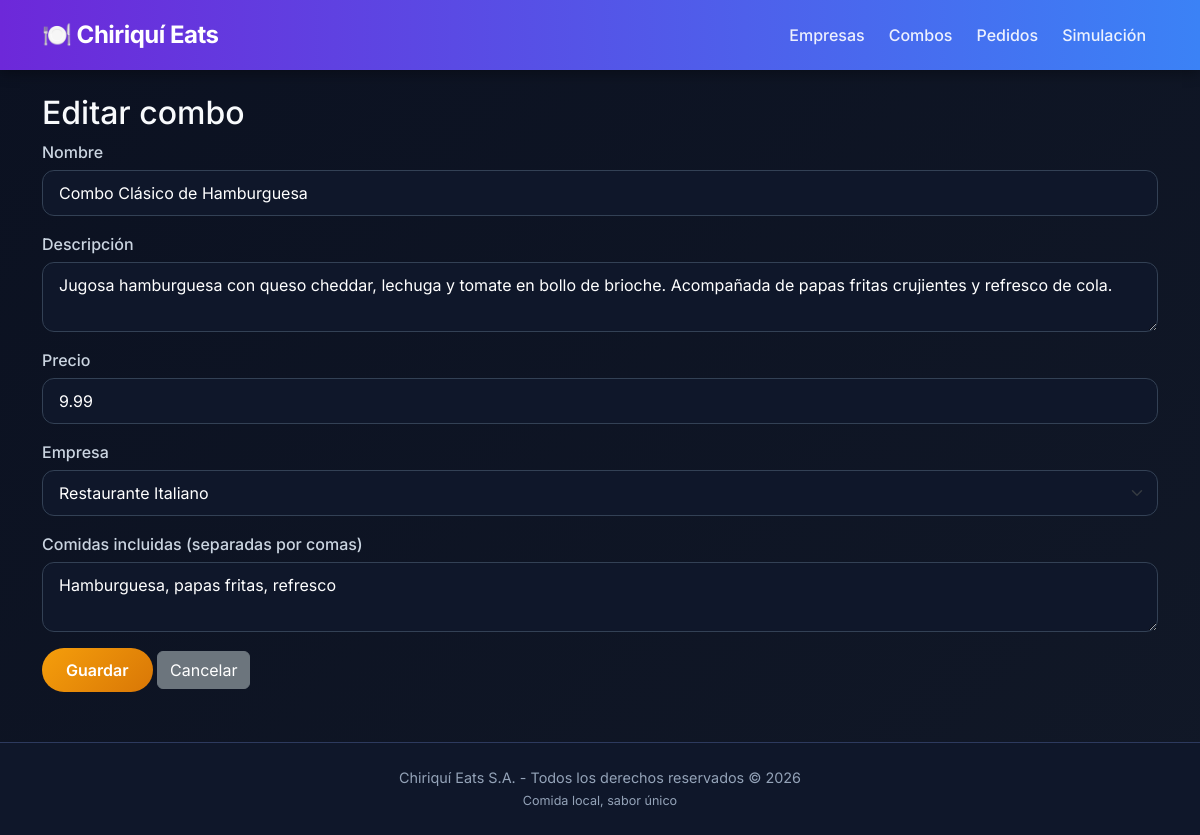
The app's page /combo/edit/1 with its own data.
### models.py (models this page shows, shortened)
class Combo(db.Model):
    __tablename__ = 'combos'
    id = db.Column(db.Integer, primary_key=True)
    name = db.Column(db.String(100), nullable=False)
    description = db.Column(db.String(255))
    items = db.Column(db.String(500))   # nuevo: lista de comidas separadas por coma
    price = db.Column(db.Float, nullable=False)
    company_id = db.Column(db.Integer, db.ForeignKey('companies.id'), nullable=False)

class Company(db.Model):
    __tablename__ = 'companies'
    id = db.Column(db.Integer, primary_key=True)
    name = db.Column(db.String(100), nullable=False)
    email = db.Column(db.String(100), nullable=False)
    phone = db.Column(db.String(20))
    address = db.Column(db.String(200))
    combos = db.relationship('Combo', backref='company', lazy=True, cascade='all, delete-orphan')

### app.py (the view, shortened to what this page needs)
@app.route('/combo/edit/<int:id>', methods=['GET', 'POST'])
def edit_combo(id):
    combo = Combo.query.get_or_404(id)
    companies = Company.query.all()
    return render_template('combo_form.html', combo=combo, companies=companies)

### templates/combo_form.html
{% extends "base.html" %}
{% block content %}
<h2>{{ 'Editar' if combo else 'Nuevo' }} combo</h2>
<form method="POST">
    <div class="mb-3"><label>Nombre</label><input type="text" name="name" class="form-control" value="{{ combo.name if combo else '' }}" required></div>
    <div class="mb-3"><label>Descripción</label><textarea name="description" class="form-control">{{ combo.description if combo else '' }}</textarea></div>
    <div class="mb-3"><label>Precio</label><input type="number" step="0.01" name="price" class="form-control" value="{{ combo.price if combo else '' }}" required></div>
    <div class="mb-3"><label>Empresa</label>
        <select name="company_id" class="form-select" required>
            {% for comp in companies %}
                <option value="{{ comp.id }}" {% if combo and combo.company_id == comp.id %}selected{% endif %}>{{ comp.name }}</option>
            {% endfor %}
        </select>
    </div>
    <div class="mb-3">
    <label>Comidas incluidas (separadas por comas)</label>
    <textarea name="items" class="form-control" rows="2" placeholder="Ej: Hamburguesa, Papas fritas, Refresco">{{ combo.items if combo else '' }}</textarea>
    </div>
    <button type="submit" class="btn btn-success">Guardar</button>
    <a href="{{ url_for('list_combos') }}" class="btn btn-secondary">Cancelar</a>
</form>
{% endblock %}

### static/css/disenos.css (style rules this page uses)
* { margin: 0; padding: 0; box-sizing: border-box; }
body { background: linear-gradient(135deg, #0B1121 0%, #111827 100%); color: #F8FAFC; font-family: 'Inter', 'Segoe UI', sans-serif; min-height: 100vh; }
.btn-success { background: linear-gradient(135deg, #F59E0B 0%, #D97706 100%); border: none; color: white; font-weight: 600; padding: 10px 24px; border-radius: 40px; transition: all 0.2s ease; }
.form-control, .form-select { background-color: #0F172A; border: 1px solid #334155; color: white; border-radius: 12px; padding: 10px 16px; }
label { font-weight: 500; margin-bottom: 6px; color: #CBD5E1; }
a { color: #A78BFA; text-decoration: none; }

### records on screen
Combo: name "Combo Clásico de Hamburguesa", description "Jugosa hamburguesa con queso cheddar, lechuga y tomate en bollo de brioche. Acompañada de papas fritas crujientes y refresco de cola.", price "9.99", company_id "Restaurante Italiano", items "Hamburguesa, papas fritas, refresco"

### other values on screen
{{ 'Editar' if combo else 'Nuevo' }} "Editar"
